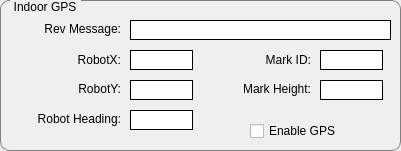
   <widget class="QGroupBox" name="groupBoxIndoorGPS">
    <property name="geometry">
     <rect>
      <x>10</x>
      <y>360</y>
      <width>401</width>
      <height>151</height>
     </rect>
    </property>
    <property name="styleSheet">
     <string notr="true">QGroupBox{
	border:1px solid gray;
	border-radius: 9px;
	margin-top:0.5em;} 
 QGroupBox::title{
	subcontrol-origin:margin;
	left:10px;
	padding: 0 3 px 2 3px}</string>
    </property>
    <property name="title">
     <string>Indoor GPS</string>
    </property>
    <widget class="QLabel" name="label_43">
     <property name="geometry">
      <rect>
       <x>30</x>
       <y>20</y>
       <width>91</width>
       <height>17</height>
      </rect>
     </property>
     <property name="text">
      <string>Rev Message:</string>
     </property>
     <property name="alignment">
      <set>Qt::AlignRight|Qt::AlignTrailing|Qt::AlignVCenter</set>
     </property>
    </widget>
    <widget class="QLabel" name="labelIndoorGPSMsg">
     <property name="geometry">
      <rect>
       <x>130</x>
       <y>20</y>
       <width>261</width>
       <height>20</height>
      </rect>
     </property>
     <property name="styleSheet">
      <string notr="true">QLabel{
	border: 1px solid;
	background-color:#fff;
}</string>
     </property>
     <property name="text">
      <string/>
     </property>
     <property name="alignment">
      <set>Qt::AlignCenter</set>
     </property>
    </widget>
    <widget class="QLabel" name="label_44">
     <property name="geometry">
      <rect>
       <x>50</x>
       <y>50</y>
       <width>71</width>
       <height>20</height>
      </rect>
     </property>
     <property name="text">
      <string>RobotX:</string>
     </property>
     <property name="alignment">
      <set>Qt::AlignRight|Qt::AlignTrailing|Qt::AlignVCenter</set>
     </property>
    </widget>
    <widget class="QLabel" name="labelRobotX_GPS">
     <property name="geometry">
      <rect>
       <x>130</x>
       <y>50</y>
       <width>63</width>
       <height>20</height>
      </rect>
     </property>
     <property name="styleSheet">
      <string notr="true">QLabel{
	border: 1px solid;
	background-color:#fff;
}</string>
     </property>
     <property name="text">
      <string/>
     </property>
     <property name="alignment">
      <set>Qt::AlignCenter</set>
     </property>
    </widget>
    <widget class="QLabel" name="label_45">
     <property name="geometry">
      <rect>
       <x>30</x>
       <y>80</y>
       <width>91</width>
       <height>17</height>
      </rect>
     </property>
     <property name="text">
      <string>RobotY:</string>
     </property>
     <property name="alignment">
      <set>Qt::AlignRight|Qt::AlignTrailing|Qt::AlignVCenter</set>
     </property>
    </widget>
    <widget class="QLabel" name="labelRobotY_GPS">
     <property name="geometry">
      <rect>
       <x>130</x>
       <y>80</y>
       <width>63</width>
       <height>20</height>
      </rect>
     </property>
     <property name="styleSheet">
      <string notr="true">QLabel{
	border: 1px solid;
	background-color:#fff;
}</string>
     </property>
     <property name="text">
      <string/>
     </property>
     <property name="alignment">
      <set>Qt::AlignCenter</set>
     </property>
    </widget>
    <widget class="QLabel" name="label_46">
     <property name="geometry">
      <rect>
       <x>10</x>
       <y>110</y>
       <width>111</width>
       <height>17</height>
      </rect>
     </property>
     <property name="text">
      <string>Robot Heading:</string>
     </property>
     <property name="alignment">
      <set>Qt::AlignRight|Qt::AlignTrailing|Qt::AlignVCenter</set>
     </property>
    </widget>
    <widget class="QLabel" name="labelRobotheading_GPS">
     <property name="geometry">
      <rect>
       <x>130</x>
       <y>110</y>
       <width>63</width>
       <height>20</height>
      </rect>
     </property>
     <property name="styleSheet">
      <string notr="true">QLabel{
	border: 1px solid;
	background-color:#fff;
}</string>
     </property>
     <property name="text">
      <string/>
     </property>
     <property name="alignment">
      <set>Qt::AlignCenter</set>
     </property>
    </widget>
    <widget class="QLabel" name="labelIndoorGPSMarkID">
     <property name="geometry">
      <rect>
       <x>320</x>
       <y>50</y>
       <width>63</width>
       <height>20</height>
      </rect>
     </property>
     <property name="styleSheet">
      <string notr="true">QLabel{
	border: 1px solid;
	background-color:#fff;
}</string>
     </property>
     <property name="text">
      <string/>
     </property>
     <property name="alignment">
      <set>Qt::AlignCenter</set>
     </property>
    </widget>
    <widget class="QLabel" name="label_47">
     <property name="geometry">
      <rect>
       <x>240</x>
       <y>50</y>
       <width>71</width>
       <height>20</height>
      </rect>
     </property>
     <property name="text">
      <string>Mark ID:</string>
     </property>
     <property name="alignment">
      <set>Qt::AlignRight|Qt::AlignTrailing|Qt::AlignVCenter</set>
     </property>
    </widget>
    <widget class="QCheckBox" name="checkBoxEnIndoorGPS">
     <property name="geometry">
      <rect>
       <x>250</x>
       <y>120</y>
       <width>111</width>
       <height>22</height>
      </rect>
     </property>
     <property name="text">
      <string>Enable GPS</string>
     </property>
    </widget>
    <widget class="QLabel" name="labelMarkHeight">
     <property name="geometry">
      <rect>
       <x>320</x>
       <y>80</y>
       <width>63</width>
       <height>20</height>
      </rect>
     </property>
     <property name="styleSheet">
      <string notr="true">QLabel{
	border: 1px solid;
	background-color:#fff;
}</string>
     </property>
     <property name="text">
      <string/>
     </property>
     <property name="alignment">
      <set>Qt::AlignCenter</set>
     </property>
    </widget>
    <widget class="QLabel" name="label_61">
     <property name="geometry">
      <rect>
       <x>200</x>
       <y>80</y>
       <width>111</width>
       <height>17</height>
      </rect>
     </property>
     <property name="text">
      <string>Mark Height:</string>
     </property>
     <property name="alignment">
      <set>Qt::AlignRight|Qt::AlignTrailing|Qt::AlignVCenter</set>
     </property>
    </widget>
   </widget>
